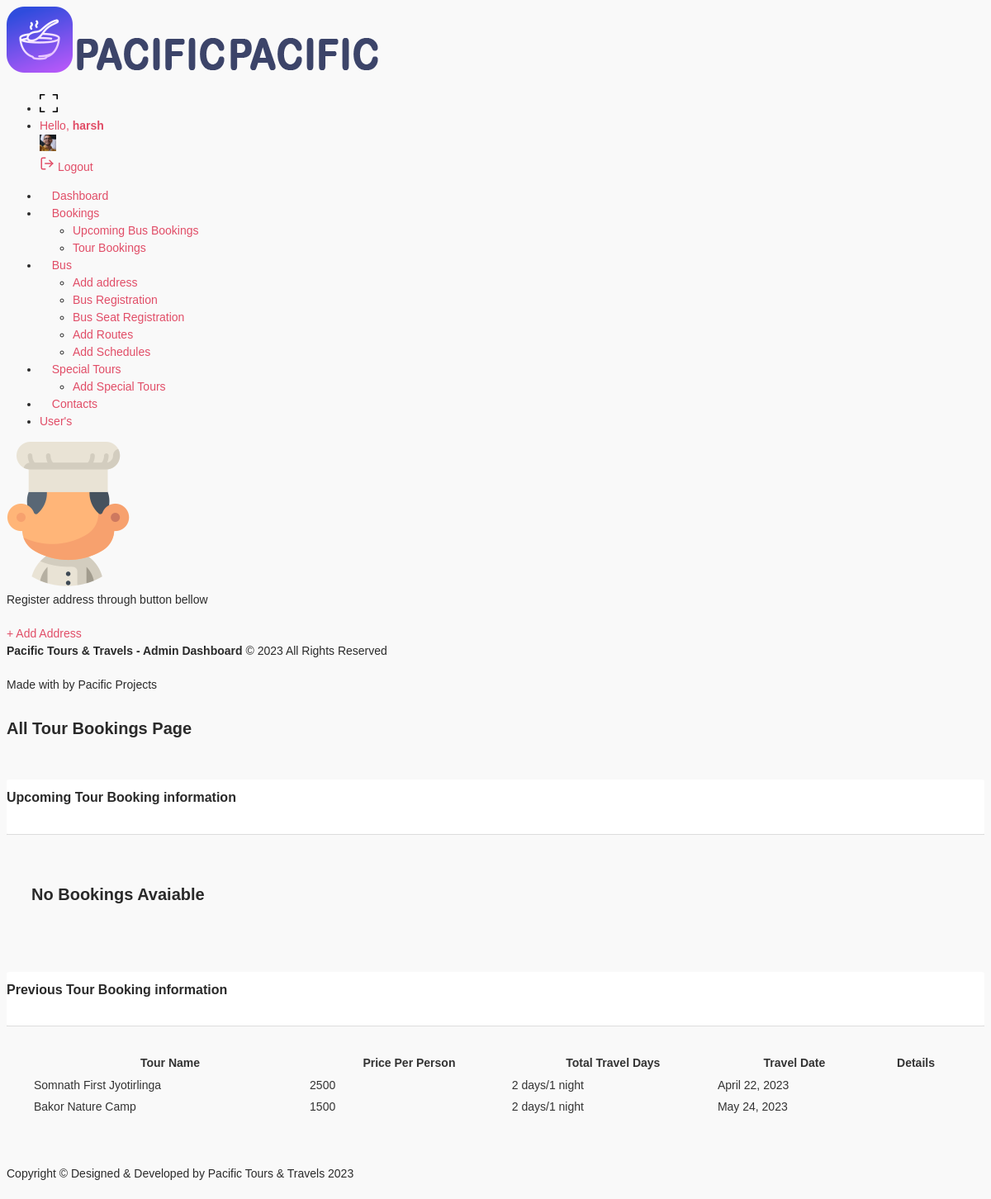
The page /manager/tour_bookings/ (signed in) on the database its author committed.
### auth_system/models.py (models this page shows)
class CustomUser(AbstractUser):
    user_type = models.CharField(max_length=10,choices=user_choice,default='customer')
    contact = models.CharField(max_length=10,default='')
    gender = models.CharField(max_length=50,choices=gender_choice,default='male')

### booking/models.py (models this page shows, shortened)
class STourBooking(models.Model):
    name = models.CharField(max_length=100,blank=False,null=False)
    total_price = models.IntegerField()
    user_fk = models.ForeignKey(CustomUser,on_delete=models.CASCADE,related_name='stour_booking_user')
    special_tours_fk = models.ForeignKey(Special_Tours,on_delete=models.CASCADE,related_name='stour_booking_Special_Tours')
    travel_date = models.DateField(default=timezone.now)
    date = models.DateField(default=timezone.now)
    time = models.TimeField(default=timezone.now)
    razorpay_order_id = models.CharField(max_length=1000,blank=True,null=True)
    paid = models.BooleanField(default=False,blank=True,null=True)
    confirm = models.BooleanField(default=False,blank=True,null=True)

class Special_Tours(models.Model):
    name = models.CharField(max_length=100,blank=False,null=False)
    start_date = models.DateField(default=timezone.now)
    end_date = models.DateField(default=timezone.now)
    time = models.TimeField(default=timezone.now)
    bus_fk_k = models.ForeignKey(Bus,on_delete=models.CASCADE,related_name='special_tours_bus')
    description = models.CharField(max_length=1000)
    schedule = models.CharField(max_length=2000)
    origin_fk_k = models.ForeignKey(Address,on_delete=models.CASCADE,related_name='special_tours_origin_address')
    destination_fk_k = models.ForeignKey(Address,on_delete=models.CASCADE,related_name='special_tours_destination_address')
    price = models.IntegerField()
    total_days = models.CharField(max_length=15)
    boarding_point = models.CharField(max_length=50,null=True,blank=True)
    dropping_point = models.CharField(max_length=50,null=True,blank=True)
    offer = models.BooleanField(default=False,blank=True,null=True)
    offer_per = models.CharField(max_length=10,default='',null=True,blank=True)
    img1 = models.ImageField(upload_to='Images',blank=True,null=True)
    img2 = models.ImageField(upload_to='Images',blank=True,null=True)
    img3 = models.ImageField(upload_to='Images',blank=True,null=True)
    img4 = models.ImageField(upload_to='Images',blank=True,null=True)

### manager/views.py (the view)
# urls.py: path('tour_bookings/',views.tour_bookings,name='tour_bookings'),
@login_required(login_url='auth_system:login_user')
def tour_bookings(request):
    up_tour_booking = STourBooking.objects.filter(paid=True,travel_date__gte=datetime.now())
    previous_tour_booking = STourBooking.objects.filter(paid=True,travel_date__lt=datetime.now())
    context = {
        'up_tour_booking':up_tour_booking,
        'previous_tour_booking':previous_tour_booking
    }
    return render(request,'manager/tour_bookings.html',context)

### templates/manager/tour_bookings.html (shortened to what this page needs)
{% extends 'manager/layout.html' %}
{% load static %}
{% block body %}
<div class="content-body">
    <div class="container-fluid">
        <div class="row page-titles mx-0">
            <div class="col-sm-6 p-md-0">
                <div class="welcome-text">
                    <h4> All Tour Bookings Page</h4>
                </div>
            </div>
        </div>
        <div class="row">
            <div class="col-lg-12">
                <div class="card">
                    <div class="card-header">
                        <h4 class="card-title">Upcoming Tour Booking information</h4>
                    </div>
                    <div class="card-body">
                        {% if up_tour_booking %}
                        <div class="table-responsive">
                            <table class="table table-bordered table-striped verticle-middle table-responsive-sm">
                                <thead>
                                    <tr>
                                        <th>Tour Name</th>
                                        <th scope="col">Price Per Person</th>
                                        <th scope="col">Total Travel Days</th>
                                        <th scope="col">Travel Date</th>
                                        <th>Details</th>
                                    </tr>
                                </thead>
                                <tbody>
                                    {% for i in up_tour_booking %}
                                    <tr>
                                        <td>{{i.special_tours_fk.name}}</td>
                                        <td>{{i.special_tours_fk.price}}</td>
                                        <td>{{i.special_tours_fk.total_days}}</td>
                                        <td>{{i.travel_date}}</td>
                                        <td><span><a href="{% url 'manager:tb_details' i.id %}" class="me-4"
                                                    data-bs-toggle="tooltip" data-placement="top" title="Details"><i
                                                        class="fas fa-pencil-alt color-muted"></i> </a><a
                                                    href="javascript:void()" data-bs-toggle="tooltip"
                                                    data-placement="top" title="Close"><i
                                                        class="fas fa-times"></i></a></span>
                                        </td>
                                    </tr>
                                    {% endfor %}
                                </tbody>
                            </table>
                        </div>
                        {% else %}
                        <h4>No Bookings Avaiable</h4>
                        {% endif %}
                    </div>
                </div>
            </div>
            <div class="col-lg-12">
                <div class="card">
                    <div class="card-header">
                        <h4 class="card-title">Previous Tour Booking information</h4>
                    </div>
                    <div class="card-body">
                        {% if previous_tour_booking %}
                        <div class="table-responsive">
                            <table class="table table-bordered table-striped verticle-middle table-responsive-sm">
                                <thead>
                                    <tr>
                                        <th>Tour Name</th>
                                        <th scope="col">Price Per Person</th>
                                        <th scope="col">Total Travel Days</th>
                                        <th scope="col">Travel Date</th>
                                        <th>Details</th>
                                    </tr>
                                </thead>
                                <tbody>
                                    {% for i in previous_tour_booking %}
                                    <tr>
                                        <td>{{i.special_tours_fk.name}}</td>
                                        <td>{{i.special_tours_fk.price}}</td>
                                        <td>{{i.special_tours_fk.total_days}}</td>
                                        <td>{{i.travel_date}}</td>
                                        <td>
                                        </td>
                                    </tr>
                                    {% endfor %}
                                </tbody>
                            </table>
                        </div>
                        {% else %}
                        <h4>No Bookings Avaiable</h4>
                        {% endif %}
                    </div>
                </div>
            </div>
        </div>
    </div>
</div>
{% endblock body %}

### templates/manager/layout.html (shortened to what this page needs)
{% load static %}
<!DOCTYPE html>
<html lang="en">
<head>
    <link href="{% static 'dashboard/vendor/jqvmap/css/jqvmap.min.css' %}" rel="stylesheet">
    <link rel="stylesheet" href="{% static 'dashboard/vendor/chartist/css/chartist.min.css' %}">
    <link href="{% static 'dashboard/vendor/bootstrap-select/dist/css/bootstrap-select.min.css' %}" rel="stylesheet">
    <link href="{% static 'dashboard/css/style.css' %}" rel="stylesheet">
    <link href="{% static 'dashboard/css/LineIcons.css' %}" rel="stylesheet">
    <link rel="stylesheet" href="{% static 'dashboard/icons/flaticon/flaticon.css' %}">
    <link href="{% static 'dashboard/vendor/datatables/css/jquery.dataTables.min.css' %} " rel="stylesheet">
    <link href="{% static 'dashboard/vendor/bootstrap-select/dist/css/bootstrap-select.min.css' %}" rel="stylesheet">
</head>
<body>
    <div id="main-wrapper">
        <div class="nav-header">
            <a href="{% url 'manager:dashboard' %}" class="brand-logo">
                <img class="logo-abbr" src="{% static 'dashboard/images/logo.png' %}" alt="">
                <img class="logo-compact" src="{% static 'dashboard/images/logo-text.png' %}" alt="">
                <img class="brand-title" src="{% static 'dashboard/images/logo-text.png' %}" alt="">
            </a>
        </div>
        <div class="header">
            <div class="header-content">
                <nav class="navbar navbar-expand">
                    <div class="collapse navbar-collapse justify-content-between">
                        <ul class="navbar-nav header-right">
                            <li class="nav-item dropdown notification_dropdown">
                                <a class="nav-link dz-fullscreen primary" href="#">
                                </a>
                            </li>
                            <li class="nav-item dropdown header-profile">
                                <a class="nav-link" href="#" role="button" data-bs-toggle="dropdown">
                                    <div class="header-info">
                                        <span>Hello, <strong>{{user}}</strong></span>
                                    </div>
                                    <img src="{% static 'dashboard/images/profile/pic1.jpg' %}" width="20" alt="" />
                                </a>
                                <div class="dropdown-menu dropdown-menu-right">
                                    <a href="{% url 'auth_system:logout_user' %}" class="dropdown-item ai-icon">
                                        <span class="ms-2">Logout </span>
                                    </a>
                                </div>
                            </li>
                        </ul>
                    </div>
                </nav>
            </div>
        </div>
        <div class="deznav">
            <div class="deznav-scroll">
                <ul class="metismenu" id="menu">
                    <li><a class=" ai-icon" href="{% url 'manager:dashboard' %}" aria-expanded="false">
                            <i class="flaticon-381-networking"></i>
                            <span class="nav-text">Dashboard</span>
                        </a>
                    </li>
                    <li><a class="has-arrow ai-icon" href="javascript:void()" aria-expanded="false">
                            <i class="flaticon-381-notepad"></i>
                            <span class="nav-text">Bookings</span>
                        </a>
                        <ul aria-expanded="false">
                            <li><a href="{% url 'manager:all_bookings' %}">Upcoming Bus Bookings</a></li>
                            <li><a href="{% url 'manager:tour_bookings' %}">Tour Bookings</a></li>
                        </ul>
                    </li>
                    <li><a class="has-arrow ai-icon" href="javascript:void()" aria-expanded="false">
                            <i class="flaticon-381-television"></i>
                            <span class="nav-text">Bus</span>
                        </a>
                        <ul aria-expanded="false">
                            <li><a href="{% url 'manager:add_address' %}">Add address</a></li>
                            <li><a href="{% url 'manager:bus_registration' %}">Bus Registration</a></li>
                            <li><a href="{% url 'manager:add_bus_seat' %}">Bus Seat Registration</a></li>
                            <li><a href="{% url 'manager:add_routes' %}">Add Routes</a></li>
                            <li><a href="{% url 'manager:add_schedules' %}">Add Schedules</a></li>
                        </ul>
                    </li>
                    <li><a class="has-arrow ai-icon" href="javascript:void()" aria-expanded="false">
                            <i class="flaticon-381-controls-3"></i>
                            <span class="nav-text">Special Tours</span>
                        </a>
                        <ul aria-expanded="false">
                            <li><a href="{% url 'manager:add_special_tours' %}">Add Special Tours</a></li>
                        </ul>
                    </li>
                    <li><a class=" ai-icon" href="{% url 'manager:contact_us' %}" aria-expanded="false">
                            <i class="flaticon-381-database"></i>
                            <span class="nav-text">Contacts</span>
                        </a>
                    </li>
                    <li><a class=" ai-icon" href="{% url 'manager:all_users' %}" aria-expanded="false">
                            <span class="nav-text">User's</span>
                        </a>
                    </li>
                </ul>
                <div class="add-menu-sidebar">
                    <img src="images/icon1.png" alt="" />
                    <p>Register address through button bellow</p>
                    <a href="{% url 'manager:add_address' %}" class="btn bg-white text-black">+ Add Address</a>
                </div>
                <div class="copyright">
                    <p><strong>Pacific Tours & Travels - Admin Dashboard</strong> © 2023 All Rights Reserved</p>
                    <p>Made with  by Pacific Projects </p>
                </div>
            </div>
        </div>
        {% block body %}
        {% endblock body %}
        <div class="footer">
            <div class="copyright">
                <p>Copyright © Designed &amp; Developed by Pacific Tours & Travels </a> 2023</p>
            </div>
        </div>
    </div>
</body>
</html>

### rows shown on the page
STourBooking: special_tours_fk.name "Somnath First Jyotirlinga", special_tours_fk.price "2500", special_tours_fk.total_days "2 days/1 night", travel_date "April 22, 2023"
STourBooking: special_tours_fk.name "Bakor Nature Camp", special_tours_fk.price "1500", special_tours_fk.total_days "2 days/1 night", travel_date "May 24, 2023"

### other values the page prints
{{ user }} "harsh"
